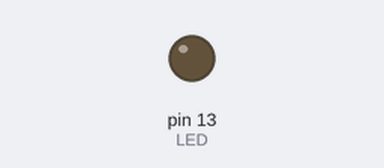
Recording of a sketch running on a simulated Arduino Uno, built with avr-gcc and run on an emulated ATmega328P. Shown: output pins drawn as LEDs (lit = HIGH).

Above: at 1.2 s.
At 5.1 s:
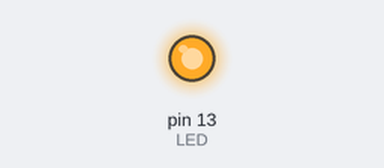
Timing chart, 0 to 13.3 s (numbered marks = the images above):
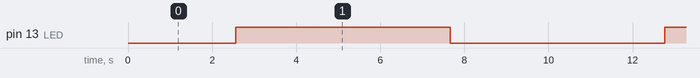

Measured:
- by itself, pin 13 (LED): alternates HIGH for 5.1 s and LOW for 5.1 s

The sketch:

lesson_2.2.ino
```cpp
/*
  keyestudio smart RV
  lesson 2.2
  PWM
  http://www.keyestudio.com
*/
#define LED 13 //Define the pin of LED as D13
int value;
void setup()
{
  pinMode(LED, OUTPUT);// initialize digital pin LED as an output.
}
void loop () {
  for (value = 0; value < 255; value = value + 1) {
    analogWrite (LED, value); // LED lights gradually light up
    delay (20); // delay 30MS
  }
  for (value = 255; value > 0; value = value - 1) {
    analogWrite (LED, value); // LED gradually goes out
    delay (20); // delay 30MS
  }
}
```
